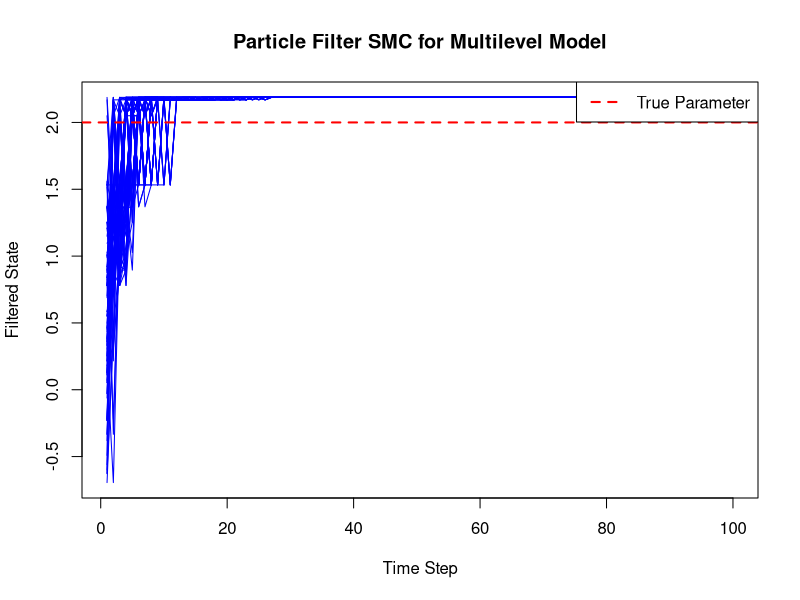

Here is the R script that generated this plot:
## ---- chunk 1
library(ggplot2)

## ---- chunk 2
# Generate observations at each level
generate_observations <- function(num_samples, true_param, noise_sd) {
  observations <- matrix(nrow = num_samples, ncol = 2)
  for (i in 1:num_samples) {
    # Level 1 observations
    level1_obs <- rnorm(1, true_param, noise_sd)
    
    # Level 2 observations
    level2_obs <- rnorm(1, level1_obs, noise_sd)
    
    observations[i, ] <- c(level1_obs, level2_obs)
  }
  return(observations)
}

# Calculate the likelihood of a particle at each level
calculate_likelihood <- function(particle, observation, noise_sd) {
  level1_likelihood <- dnorm(observation[1], particle, noise_sd)
  level2_likelihood <- dnorm(observation[2], observation[1], noise_sd)
  return(level1_likelihood * level2_likelihood)
}

# Particle Filter SMC function for multilevel model
particle_filter_smc_multilevel <- function(num_samples, num_particles, noise_sd) {
  # Initialize particles and weights
  particles <- rnorm(num_particles, 0, 1)
  weights <- rep(1/num_particles, num_particles)
  
  # Initialize estimates
  filtered_states <- matrix(nrow = num_samples, ncol = num_particles)
  
  for (t in 1:num_samples) {
    # Generate observations
    observations <- generate_observations(1, true_param, noise_sd)
    
    # Update weights
    for (i in 1:num_particles) {
      weights[i] <- calculate_likelihood(particles[i], observations, noise_sd) * weights[i]
    }
    weights <- weights / sum(weights)
    
    # Resampling step
    indices <- sample.int(num_particles, num_particles, replace = TRUE, prob = weights)
    particles <- particles[indices]
    
    # Estimate filtered state
    filtered_states[t, ] <- particles
  }
  
  return(filtered_states)
}

# True parameter value
true_param <- 2.0

# Set random seed for reproducibility
set.seed(123)

# Run the particle filter for the multilevel model
num_samples <- 100
num_particles <- 100
noise_sd <- 1.0
filtered_states <- particle_filter_smc_multilevel(num_samples, num_particles, noise_sd)

# Plot the results
matplot(filtered_states, type = "l", lty = 1, col = "blue", main = "Particle Filter SMC for Multilevel Model",
        xlab = "Time Step", ylab = "Filtered State")
abline(h = true_param, col = "red", lty = 2, lwd = 2, label = "True Parameter")
legend("topright", legend = "True Parameter", col = "red", lty = 2, lwd = 2)

